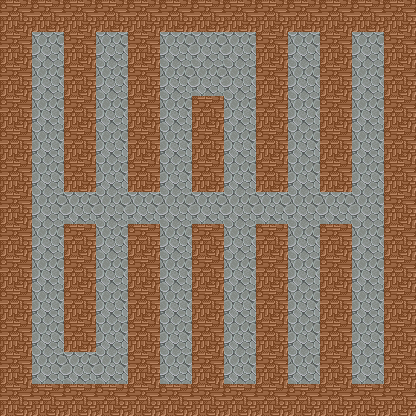

Tiled map render using the project's own tile images. Description and the whole map definition, tile-layer contents included, below:
An orthogonal 13x13 tile map with 32x32 px tiles, 2 tile layers (background, wall) and 40 objects.

<map version="1.0" tiledversion="2018.04.18" orientation="orthogonal" renderorder="right-up" width="13" height="13" tilewidth="32" tileheight="32" infinite="0" nextobjectid="101">
 <tileset firstgid="1" source="terrain.tsx" />
 <layer name="background" width="13" height="13">
  <data encoding="csv">
1,1,1,1,1,1,1,1,1,1,1,1,1,
1,1,1,1,1,1,1,1,1,1,1,1,1,
1,1,1,1,1,1,1,1,1,1,1,1,1,
1,1,1,1,1,1,1,1,1,1,1,1,1,
1,1,1,1,1,1,1,1,1,1,1,1,1,
1,1,1,1,1,1,1,1,1,1,1,1,1,
1,1,1,1,1,1,1,1,1,1,1,1,1,
1,1,1,1,1,1,1,1,1,1,1,1,1,
1,1,1,1,1,1,1,1,1,1,1,1,1,
1,1,1,1,1,1,1,1,1,1,1,1,1,
1,1,1,1,1,1,1,1,1,1,1,1,1,
1,1,1,1,1,1,1,1,1,1,1,1,1,
1,1,1,1,1,1,1,1,1,1,1,1,1
</data>
 </layer>
 <layer name="wall" width="13" height="13">
  <data encoding="csv">
2,2,2,2,2,2,2,2,2,2,2,2,2,
2,0,2,0,2,0,0,0,2,0,2,0,2,
2,0,2,0,2,0,0,0,2,0,2,0,2,
2,0,2,0,2,0,2,0,2,0,2,0,2,
2,0,2,0,2,0,2,0,2,0,2,0,2,
2,0,2,0,2,0,2,0,2,0,2,0,2,
2,0,0,0,0,0,0,0,0,0,0,0,2,
2,0,2,0,2,0,2,0,2,0,2,0,2,
2,0,2,0,2,0,2,0,2,0,2,0,2,
2,0,2,0,2,0,2,0,2,0,2,0,2,
2,0,2,0,2,0,2,0,2,0,2,0,2,
2,0,0,0,2,0,2,0,2,0,2,0,2,
2,2,2,2,2,2,2,2,2,2,2,2,2
</data>
 </layer>
 <objectgroup name="enemy">
  <object id="4" x="224" y="96" width="32" height="32">
   <properties>
    <property name="enemy_id" type="int" value="2" />
   </properties>
  </object>
  <object id="15" x="352" y="96" width="32" height="32">
   <properties>
    <property name="enemy_id" type="int" value="9" />
   </properties>
  </object>
  <object id="59" x="160" y="96" width="32" height="32">
   <properties>
    <property name="enemy_id" type="int" value="10" />
   </properties>
  </object>
  <object id="61" x="352" y="64" width="32" height="32">
   <properties>
    <property name="enemy_id" type="int" value="10" />
   </properties>
  </object>
  <object id="62" x="352" y="32" width="32" height="32">
   <properties>
    <property name="enemy_id" type="int" value="9" />
   </properties>
  </object>
  <object id="63" x="64" y="352" width="32" height="32">
   <properties>
    <property name="enemy_id" type="int" value="10" />
   </properties>
  </object>
  <object id="77" x="128" y="192" width="32" height="32">
   <properties>
    <property name="enemy_id" type="int" value="13" />
   </properties>
  </object>
  <object id="78" x="64" y="192" width="32" height="32">
   <properties>
    <property name="enemy_id" type="int" value="2" />
   </properties>
  </object>
  <object id="79" x="224" y="288" width="32" height="32">
   <properties>
    <property name="enemy_id" type="int" value="10" />
   </properties>
  </object>
  <object id="80" x="224" y="320" width="32" height="32">
   <properties>
    <property name="enemy_id" type="int" value="13" />
   </properties>
  </object>
  <object id="81" x="160" y="288" width="32" height="32">
   <properties>
    <property name="enemy_id" type="int" value="5" />
   </properties>
  </object>
  <object id="85" x="288" y="224" width="32" height="32">
   <properties>
    <property name="enemy_id" type="int" value="2" />
   </properties>
  </object>
  <object id="88" x="288" y="160" width="32" height="32">
   <properties>
    <property name="enemy_id" type="int" value="1" />
   </properties>
  </object>
  <object id="89" x="32" y="320" width="32" height="32">
   <properties>
    <property name="enemy_id" type="int" value="9" />
   </properties>
  </object>
  <object id="90" x="96" y="96" width="32" height="32">
   <properties>
    <property name="enemy_id" type="int" value="5" />
   </properties>
  </object>
  <object id="96" x="96" y="320" width="32" height="32">
   <properties>
    <property name="enemy_id" type="int" value="9" />
   </properties>
  </object>
 </objectgroup>
 <objectgroup name="Articles">
  <object id="28" x="288" y="64" width="32" height="32">
   <properties>
    <property name="articles_id" type="int" value="17" />
   </properties>
  </object>
  <object id="35" x="288" y="288" width="32" height="32">
   <properties>
    <property name="articles_id" type="int" value="6" />
   </properties>
  </object>
  <object id="66" x="288" y="96" width="32" height="32">
   <properties>
    <property name="articles_id" type="int" value="5" />
   </properties>
  </object>
  <object id="68" x="288" y="320" width="32" height="32">
   <properties>
    <property name="articles_id" type="int" value="17" />
   </properties>
  </object>
  <object id="69" x="288" y="352" width="32" height="32">
   <properties>
    <property name="articles_id" type="int" value="17" />
   </properties>
  </object>
  <object id="70" x="160" y="352" width="32" height="32">
   <properties>
    <property name="articles_id" type="int" value="17" />
   </properties>
  </object>
  <object id="71" x="288" y="32" width="32" height="32">
   <properties>
    <property name="articles_id" type="int" value="17" />
   </properties>
  </object>
  <object id="72" x="96" y="32" width="32" height="32">
   <properties>
    <property name="articles_id" type="int" value="1" />
   </properties>
  </object>
  <object id="73" x="96" y="64" width="32" height="32">
   <properties>
    <property name="articles_id" type="int" value="5" />
   </properties>
  </object>
  <object id="86" x="160" y="320" width="32" height="32">
   <properties>
    <property name="articles_id" type="int" value="17" />
   </properties>
  </object>
  <object id="98" x="224" y="352" width="32" height="32">
   <properties>
    <property name="articles_id" type="int" value="6" />
   </properties>
  </object>
 </objectgroup>
 <objectgroup name="Teleport">
  <object id="38" x="32" y="32" width="32" height="32">
   <properties>
    <property name="direction" type="int" value="1" />
    <property name="targetNum" type="int" value="8" />
    <property name="teleport_id" type="int" value="2" />
   </properties>
  </object>
  <object id="40" x="352" y="352" width="32" height="32">
   <properties>
    <property name="direction" type="int" value="4" />
    <property name="targetNum" type="int" value="6" />
    <property name="teleport_id" type="int" value="1" />
   </properties>
  </object>
 </objectgroup>
 <objectgroup name="Npc">
  <object id="91" x="192" y="32" width="32" height="32">
   <properties>
    <property name="npc_id" type="int" value="2" />
   </properties>
  </object>
 </objectgroup>
 <objectgroup name="door">
  <object id="41" x="32" y="160" width="32" height="32">
   <properties>
    <property name="door_id" type="int" value="1" />
   </properties>
  </object>
  <object id="46" x="96" y="160" width="32" height="32">
   <properties>
    <property name="door_id" type="int" value="1" />
   </properties>
  </object>
  <object id="51" x="352" y="160" width="32" height="32">
   <properties>
    <property name="door_id" type="int" value="1" />
   </properties>
  </object>
  <object id="83" x="96" y="224" width="32" height="32">
   <properties>
    <property name="door_id" type="int" value="1" />
   </properties>
  </object>
  <object id="84" x="224" y="160" width="32" height="32">
   <properties>
    <property name="door_id" type="int" value="1" />
   </properties>
  </object>
  <object id="93" x="160" y="224" width="32" height="32">
   <properties>
    <property name="door_id" type="int" value="1" />
   </properties>
  </object>
  <object id="94" x="224" y="224" width="32" height="32">
   <properties>
    <property name="door_id" type="int" value="1" />
   </properties>
  </object>
  <object id="95" x="32" y="224" width="32" height="32">
   <properties>
    <property name="door_id" type="int" value="1" />
   </properties>
  </object>
  <object id="99" x="352" y="224" width="32" height="32">
   <properties>
    <property name="door_id" type="int" value="1" />
   </properties>
  </object>
  <object id="100" x="160" y="160" width="32" height="32">
   <properties>
    <property name="door_id" type="int" value="2" />
   </properties>
  </object>
 </objectgroup>
</map>
